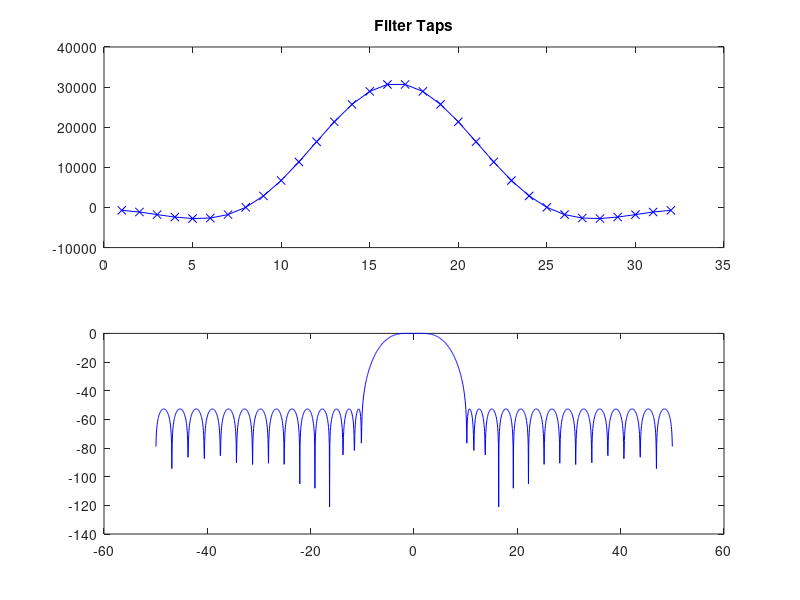

The MATLAB script that drew this image: (Note: this script raises an error after producing the figure.)
function hint = gen_lpf()
% generate filter
Fs=100e6;
Fpass=2e6;
Fstop=10e6;
Ntaps=32;
Nbits=16;

% parks-mcclellan filter
h=firpm(Ntaps-1,[0 Fpass/(Fs/2) Fstop/(Fs/2) 1],[1 1 0 0],[1 1]);

% convert to integers
g=2^(floor(log2((2^(Nbits-1))/max(h))));
hint=round(g.*h);

% plot filter
subplot(2,1,1);
plot(hint,'bx-');
title('Filter Taps');

subplot(2,1,2);
fftsize=2048;
H=20*log10(abs(fft(hint,fftsize)));
H=H-max(H);
f=linspace(-Fs/2/1e6,Fs/2/1e6,fftsize);
plot(f,fftshift(H),'b');

% write to coe file
write_coe_file(hint,"FIR/lpf.coe");
